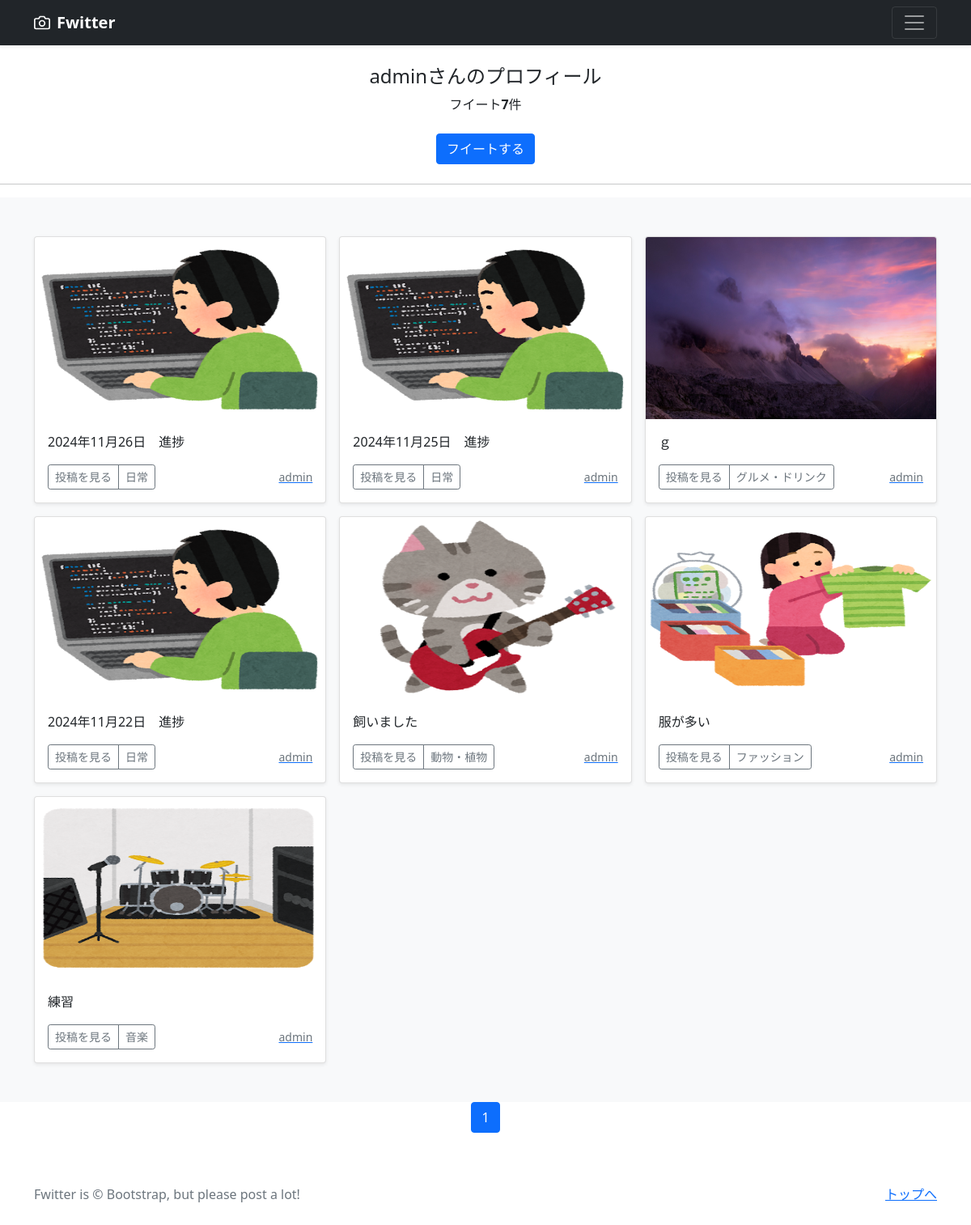
Screenshot of /mypage/ (signed in) with the database file from the repository.
### accounts/models.py (models this page shows)
class CustomUser(AbstractUser):
    pass

### photo/models.py (models this page shows, shortened)
class PhotoPost(models.Model):
    user = models.ForeignKey(
        CustomUser,
        verbose_name='ユーザー',
        on_delete=models.CASCADE
        )
    category = models.ForeignKey(
        Category,
        verbose_name='カテゴリ',
        on_delete=models.PROTECT
        )
    title = models.CharField(
        verbose_name='タイトル',
        max_length=200
        )
    comment = models.TextField(
        verbose_name='コメント',
        )
    image1 = models.ImageField(
        verbose_name='イメージ1',
        upload_to = 'photos'
        )
    image2 = models.ImageField(
        verbose_name='イメージ2',
        upload_to = 'photos',
        blank=True,
        null=True
        )
    posted_at = models.DateTimeField(
        verbose_name='日時',
        auto_now_add=True
        )

class Category(models.Model):
    title = models.CharField(
        verbose_name='カテゴリ',
        max_length=20)

### photo/views.py (the view)
# urls.py: path('mypage/', views.MypageView.as_view(), name = 'mypage'),
class MypageView(ListView):
    template_name ='mypage.html'
    paginate_by = 9
    def get_queryset(self):
      queryset = PhotoPost.objects.filter(
        user=self.request.user).order_by('-posted_at')
      return queryset

### photo/templates/mypage.html (shortened to what this page needs)
{% extends 'base.html' %}
      {% block contents %}
      {% if user.is_authenticated %}
        <br>
        <div style="text-align:center">
          <h4>{{user.username}}さんのプロフィール</h4>
          {% if object_list.count == 0 %}
            <p>{{user.username}}さんフイートはありません</p>
          {% else %}
            <p>フイート<strong>{{object_list.count}}</strong>件</p>
          {% endif %}
          <a href="{% url 'photo:post' %}"
             class="btn btn-primary my-2">フイートする</a>
        </div>
        <hr>
      {% endif %}
      {% include "photos_list.html" %}
      {% include "pagination.html" %}
      {% endblock %}

### photo/templates/photos_list.html (shortened to what this page needs)
<div class="album py-5 bg-light">
  <div class="container">
    <div class="row row-cols-1 row-cols-sm-2 row-cols-md-3 g-3">
      {% for record in object_list %}
      <div class="col">
        <div class="card shadow-sm">
          <img src="{{ record.image1.url }}"
               class="bd-placeholder-img card-img-top"
               width="100%" height="225"
               xmlns="http://www.w3.org/2000/svg"
               role="img" aria-label="Placeholder: Thumbnail"
               preserveAspectRatio="xMidYMid slice"
               focusable="false">
               <rect width="100%" height="100%" fill="#55595c"/>
          <div class="card-body">
            <p class="card-text">
              {{record.title}}
            </p>
            <div class="d-flex justify-content-between align-items-center">
              <div class="btn-group">
                <button type="button"
                        class="btn btn-sm btn-outline-secondary"
onclick="location.href='{% url 'photo:photo_detail' record.pk %}'">
                        投稿を見る</button>
                <button type="button"
                        class="btn btn-sm btn-outline-secondary"
onclick="location.href='{% url 'photo:photos_cat' category=record.category.id %}'">
                        {{record.category.title}}</button>
              </div>
              <a href="{% url 'photo:user_list' user=record.user.id %}">
                <small class="text-muted">
                  {{record.user.username}}</small>
              </a>
            </div>
          </div>
        </div>
      </div>
      {% endfor %}
    </div>
  </div>
</div>

### photo/templates/base.html (style rules this page uses)
.bd-placeholder-img { font-size: 1.125rem; text-anchor: middle; -webkit-user-select: none; -moz-user-select: none; user-select: none; }

### rows the page displays
CustomUser: username "admin"
PhotoPost: image1 (picture), title "2024年11月26日 進捗", category "日常", user.username "admin"
PhotoPost: image1 (picture), title "2024年11月25日 進捗", category "日常", user.username "admin"
PhotoPost: image1 (picture), title "ｇ", category "グルメ・ドリンク", user.username "admin"
PhotoPost: image1 (picture), title "2024年11月22日 進捗", category "日常", user.username "admin"
PhotoPost: image1 (picture), title "飼いました", category "動物・植物", user.username "admin"
PhotoPost: image1 (picture), title "服が多い", category "ファッション", user.username "admin"
PhotoPost: image1 (picture), title "練習", category "音楽", user.username "admin"

### other values shown
{{ object_list.count }} "7"
{{ num }} "1"
